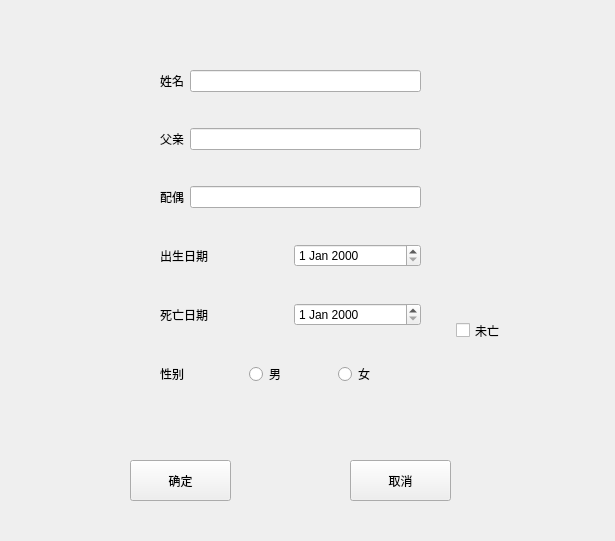
<?xml version="1.0" encoding="UTF-8"?>
<ui version="4.0">
 <class>demo_add</class>
 <widget class="QWidget" name="demo_add">
  <property name="geometry">
   <rect>
    <x>0</x>
    <y>0</y>
    <width>615</width>
    <height>541</height>
   </rect>
  </property>
  <property name="windowTitle">
   <string>Form</string>
  </property>
  <widget class="QCheckBox" name="checkBox">
   <property name="geometry">
    <rect>
     <x>456</x>
     <y>310</y>
     <width>141</width>
     <height>41</height>
    </rect>
   </property>
   <property name="text">
    <string>未亡</string>
   </property>
  </widget>
  <widget class="QPushButton" name="yes_button">
   <property name="geometry">
    <rect>
     <x>130</x>
     <y>460</y>
     <width>101</width>
     <height>41</height>
    </rect>
   </property>
   <property name="text">
    <string>确定</string>
   </property>
  </widget>
  <widget class="QPushButton" name="cancel_button">
   <property name="geometry">
    <rect>
     <x>350</x>
     <y>460</y>
     <width>101</width>
     <height>41</height>
    </rect>
   </property>
   <property name="text">
    <string>取消</string>
   </property>
  </widget>
  <widget class="QWidget" name="">
   <property name="geometry">
    <rect>
     <x>160</x>
     <y>40</y>
     <width>261</width>
     <height>381</height>
    </rect>
   </property>
   <layout class="QVBoxLayout" name="verticalLayout">
    <item>
     <layout class="QHBoxLayout" name="horizontalLayout">
      <item>
       <widget class="QLabel" name="label">
        <property name="text">
         <string>姓名</string>
        </property>
       </widget>
      </item>
      <item>
       <widget class="QLineEdit" name="name"/>
      </item>
     </layout>
    </item>
    <item>
     <layout class="QHBoxLayout" name="horizontalLayout_2">
      <item>
       <widget class="QLabel" name="label_2">
        <property name="text">
         <string>父亲</string>
        </property>
       </widget>
      </item>
      <item>
       <widget class="QLineEdit" name="father"/>
      </item>
     </layout>
    </item>
    <item>
     <layout class="QHBoxLayout" name="horizontalLayout_3">
      <item>
       <widget class="QLabel" name="label_3">
        <property name="text">
         <string>配偶</string>
        </property>
       </widget>
      </item>
      <item>
       <widget class="QLineEdit" name="spous"/>
      </item>
     </layout>
    </item>
    <item>
     <layout class="QHBoxLayout" name="horizontalLayout_4">
      <item>
       <widget class="QLabel" name="label_4">
        <property name="text">
         <string>出生日期</string>
        </property>
       </widget>
      </item>
      <item>
       <widget class="QDateEdit" name="birth"/>
      </item>
     </layout>
    </item>
    <item>
     <layout class="QHBoxLayout" name="horizontalLayout_5">
      <item>
       <widget class="QLabel" name="label_5">
        <property name="text">
         <string>死亡日期</string>
        </property>
       </widget>
      </item>
      <item>
       <widget class="QDateEdit" name="death"/>
      </item>
     </layout>
    </item>
    <item>
     <layout class="QHBoxLayout" name="horizontalLayout_6">
      <item>
       <widget class="QLabel" name="label_6">
        <property name="text">
         <string>性别</string>
        </property>
       </widget>
      </item>
      <item>
       <widget class="QRadioButton" name="male">
        <property name="text">
         <string>男</string>
        </property>
       </widget>
      </item>
      <item>
       <widget class="QRadioButton" name="female">
        <property name="text">
         <string>女</string>
        </property>
       </widget>
      </item>
     </layout>
    </item>
   </layout>
  </widget>
 </widget>
 <resources/>
 <connections/>
</ui>
